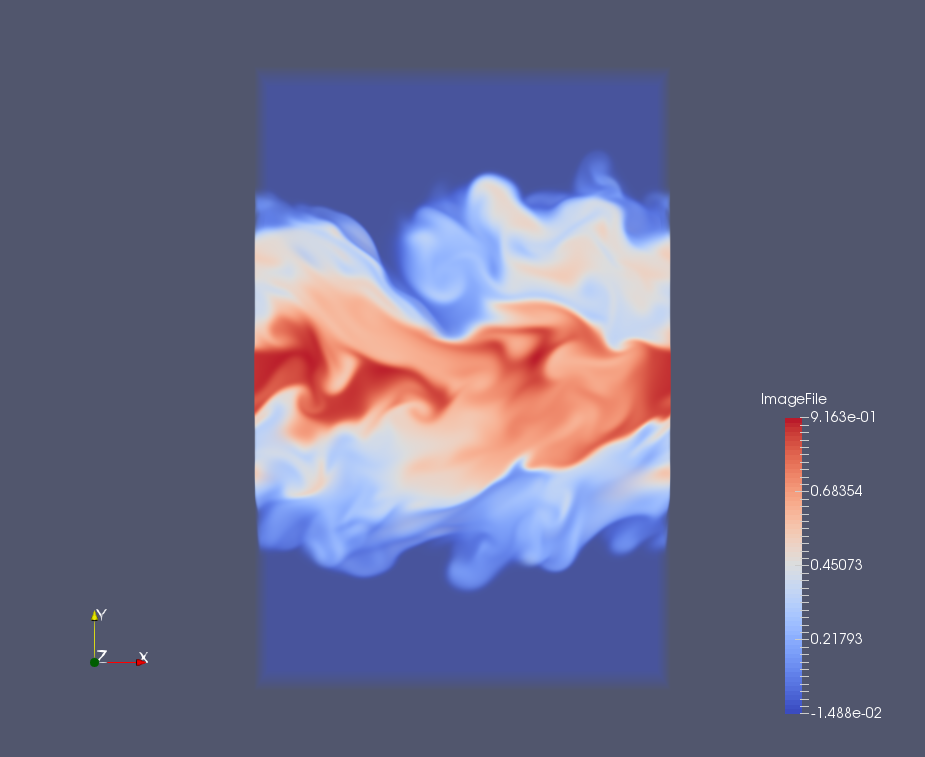
#> input picture image/117-gt.png, 925 x 757 px; the run also reads 1 picture not shown here
$ python ssim.py   (older library calls are emulated)
#> lines starting #> are read from the running program, lines starting #| are printed output that depends on the picture; long printed decimals are rounded
import skimage
from skimage import io, transform
from skimage.measure import compare_ssim
import pdb

gt = io.imread("../image/117-gt.png")
#> gt is the input picture: shape (757, 925, 3); mean R, G, B 104.4, 104.4, 134.3
# print(gt)
print(gt.shape)
#| (757, 925, 3)
# io.imshow(gt[150:608, 250:676, :])
# io.show()

rnn = io.imread("../image/117-rnn.png")
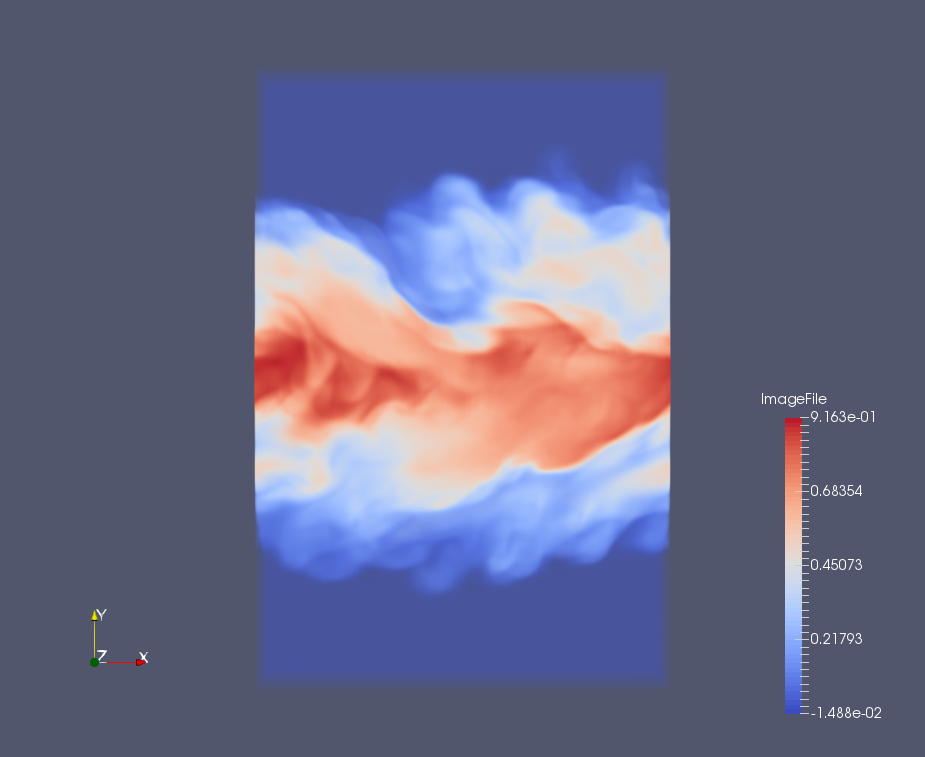
#> input picture image/117-rnn.png, 925 x 757 px
#> rnn is the input picture: shape (757, 925, 3); mean R, G, B 104.7, 104.9, 134.9
print(rnn.shape)
#| (757, 925, 3)
lerp = io.imread("../image/117-lerp.png")
tsr_tvd = io.imread("../image/117-tsr-tvd.png")
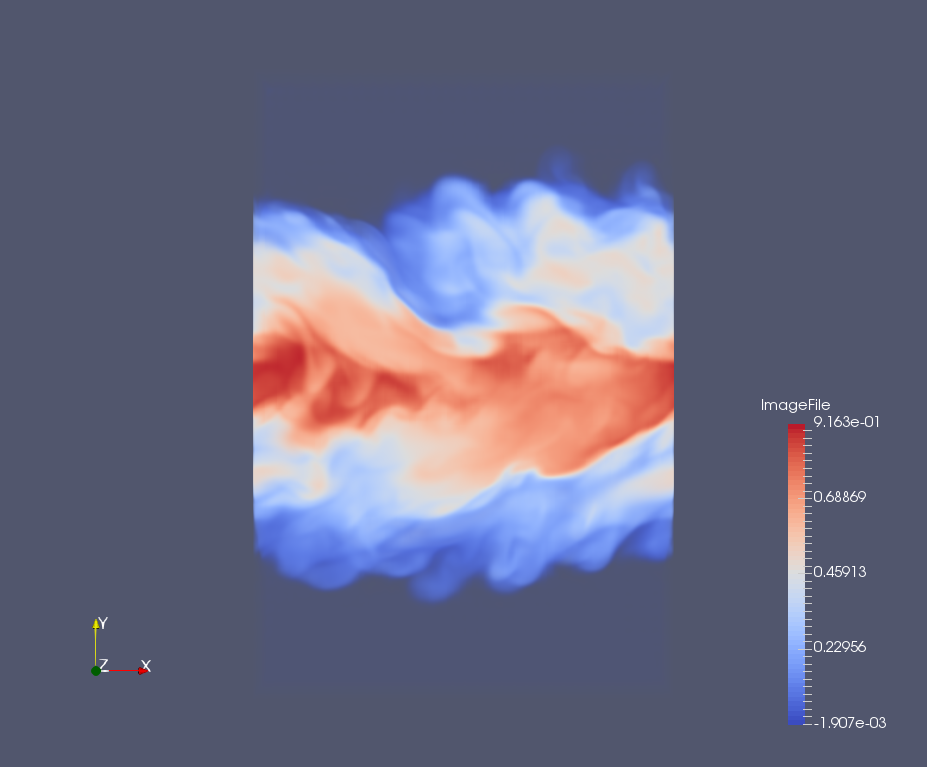
#> input picture image/117-tsr-tvd.png, 927 x 767 px
#> tsr_tvd is the input picture: shape (767, 927, 3); mean R, G, B 105.5, 105.1, 130

# [9 lines of commented-out code are left out]

gt_sub = gt[150:608, 250:676, :]
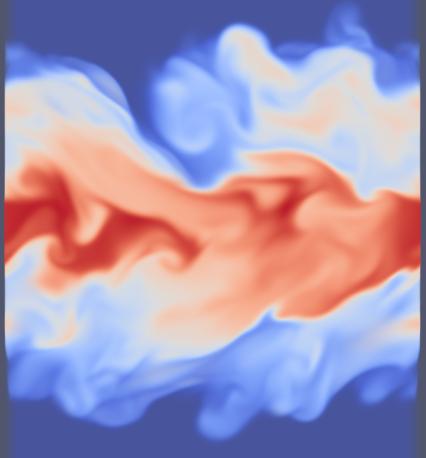
#> gt_sub: shape (458, 426, 3); mean R, G, B 163.8, 149.5, 182.5
rnn_sub = rnn[150:608, 250:676, :]
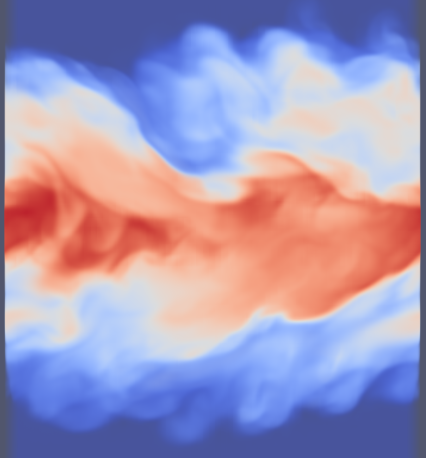
#> rnn_sub: shape (458, 426, 3); mean R, G, B 164.8, 151.4, 185
lerp_sub = lerp[150:608, 250:676, :]
tsr_tvd_sub = tsr_tvd[150:608, 250:676, :]
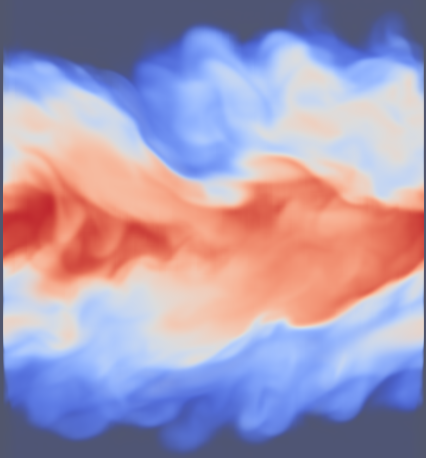
#> tsr_tvd_sub: shape (458, 426, 3); mean R, G, B 167, 152.9, 180.4
io.imsave("../image/117-gt-sub.png", gt_sub)
io.imsave("../image/117-rnn-sub.png", rnn_sub)
io.imsave("../image/117-lerp-sub.png", lerp_sub)
io.imsave("../image/117-tsr-tvd-sub.png", tsr_tvd_sub)


ssim_rnn = compare_ssim(gt_sub, rnn_sub, data_range=255., multichannel=True)
#> ssim_rnn = 0.755
ssim_lerp = compare_ssim(gt_sub, lerp_sub, data_range=255., multichannel=True)
#> ssim_lerp = 0.731
ssim_tsr_tvd = compare_ssim(gt_sub, tsr_tvd_sub, data_range=255., multichannel=True)
#> ssim_tsr_tvd = 0.713
print("SSIM_LERP: {}".format(ssim_lerp))
#| SSIM_LERP: 0.7307
print("SSIM_RNN: {}".format(ssim_rnn))
#| SSIM_RNN: 0.7548
print("SSIM_TSR_TVD: {}".format(ssim_tsr_tvd))
#| SSIM_TSR_TVD: 0.7125
